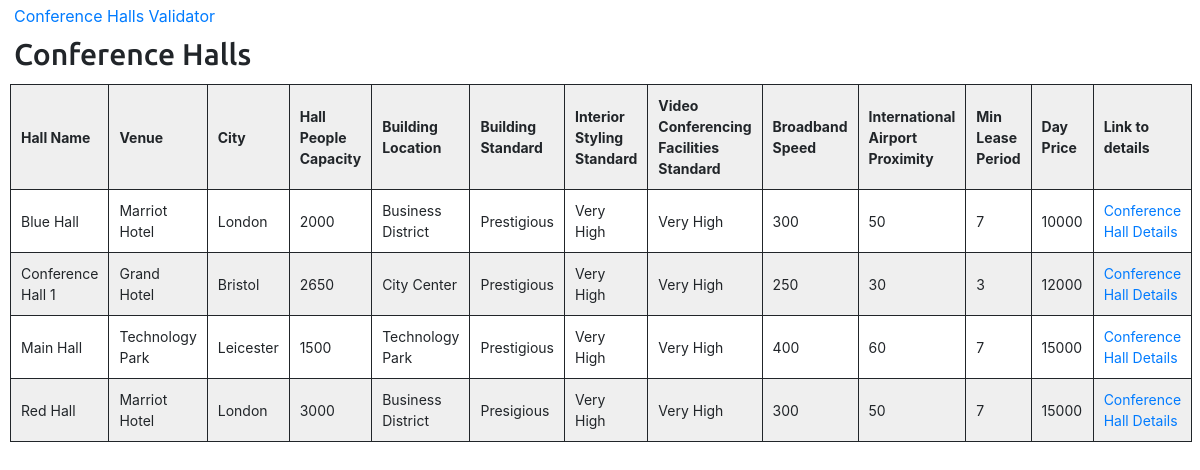
The page / on the database its author committed.
### validator/models.py (models this page shows, shortened)
class Conf_hall(models.Model):
	hall_name = models.CharField(max_length=30, db_index=True, default="")
	venue = models.CharField(max_length=30, db_index=True, default="")
	city = models.CharField(max_length=30, db_index=True, default="")
	hall_people_capacity = models.CharField(max_length=30, db_index=True, default="")
	building_location = models.CharField(max_length=30, db_index=True, default="")
	building_standard = models.CharField(max_length=30, db_index=True, default="")
	interior_styling_standard = models.CharField(max_length=30, db_index=True, default="")
	video_conferencing_facilities_standard = models.CharField(max_length=30, db_index=True, default="")
	broadband_speed = models.DecimalField(max_digits=20, decimal_places=0, default=0)
	international_airport_proximity = models.DecimalField(max_digits=20, decimal_places=0, default=0)
	minimum_lease_period = models.DecimalField(max_digits=20, decimal_places=0, default=0)
	day_price = models.DecimalField(max_digits=20, decimal_places=0, default=0)
	class Meta:
		ordering = ('hall_name',)
		verbose_name = 'conf_hall'
		verbose_name_plural = 'conf_halls'
	def get_absolute_url(self):
		return reverse('validator:conf_hall_detail', args=[self.id])

### validator/views.py (the view)
# urls.py: path('', views.conf_hall_list, name='conf_hall_list'),
def conf_hall_list(request):
	conf_hall = None
	conf_halls = Conf_hall.objects.all()
	return render(request, 'validator/conf_hall/list.html', {'conf_hall': conf_hall, 'conf_halls': conf_halls})

### validator/templates/validator/conf_hall/list.html
{% extends "validator/base.html" %}
{% load static %}
{% block content %}
	<div id="main" class="conf_hall-list">
		<h1 id="list_title_h1">Conference Halls</h1>
		<table id="list_table">
			<tr>
			  <th>Hall Name</th>
			  <th>Venue</th>
			  <th>City</th>
			  <th>Hall People Capacity</th>
			  <th>Building Location</th>
			  <th>Building Standard</th>
			  <th>Interior Styling Standard</th>
			  <th>Video Conferencing Facilities Standard</th>
			  <th>Broadband Speed</th>
			  <th>International Airport Proximity</th>
			  <th>Min Lease Period</th>
			  <th>Day Price</th>
			  <th>Link to details</th>
			</tr>
			{% for conf_hall in conf_halls %}
			<tr>
				<td>{{ conf_hall.hall_name }}</td>
				<td>{{ conf_hall.venue }}</td>
				<td>{{ conf_hall.city }}</td>
				<td>{{ conf_hall.hall_people_capacity }}</td>
				<td>{{ conf_hall.building_location }}</td>
				<td>{{ conf_hall.building_standard }}</td>
				<td>{{ conf_hall.interior_styling_standard }}</td>
				<td>{{ conf_hall.video_conferencing_facilities_standard }}</td>
				<td>{{ conf_hall.broadband_speed }}</td>
				<td>{{ conf_hall.international_airport_proximity }}</td>
				<td>{{ conf_hall.minimum_lease_period }}</td>
				<td>{{ conf_hall.day_price }}</td>
				<td><a href="{{ conf_hall.get_absolute_url }}">Conference Hall Details</a></td>
			</tr>
			{% endfor %}
		</table>
	</div>
{% endblock %}

### validator/templates/validator/base.html (shortened to what this page needs)
{% load static %}
<!DOCTYPE html>
<html>
<head>
	<link href="{% static "css/base.css" %}" rel="stylesheet">
	<link rel="stylesheet" href="https://stackpath.bootstrapcdn.com/bootstrap/4.4.1/css/bootstrap.min.css">
	{% load static %}
</head>
<body>
	<div id="base_header">
		<a href="/" class="logo">Conference Halls Validator</a>
	</div>
	<div id="content">
		{% block content %}
		{% endblock %}
	</div>
</body>
</html>

### validator/static/css/base.css (style rules this page uses)
:root { --success-color: #2ecc71; --error-color: #e74c3c; }
body { margin:0; padding:0; font-family:helvetica, sans-serif; }
h1, h2, h3, h4, h5 , h6 { font-family: 'Ubuntu', sans-serif; font-weight:normal; }
a { text-decoration:none; color:#5993bb; }
table { width:100%; border-spacing:0; border-collapse: collapse; }
table th, table td { text-align:left; font-size:14px; padding:10px; margin:0; }
tbody tr:nth-child(odd) { background:#efefef; }
#base_header { border: none; color: black; padding: 4px 14px; text-align: center; text-decoration: none; display: inline-block; font-size: 16px; }
#list_title_h1 { padding: 4px 14px; text-align: center; text-decoration: none; display: inline-block; font-size: 30px; }
table, th, td { border: 1px solid; padding:10px 20px; margin-right: 10px; margin-left: 10px; width: 70%; }

### rows shown on the page
Conf_hall: hall_name "Blue Hall", venue "Marriot Hotel", city "London", hall_people_capacity "2000", building_location "Business District", building_standard "Prestigious", interior_styling_standard "Very High", video_conferencing_facilities_standard "Very High", broadband_speed "300", international_airport_proximity "50", minimum_lease_period "7", day_price "10000"
Conf_hall: hall_name "Conference Hall 1", venue "Grand Hotel", city "Bristol", hall_people_capacity "2650", building_location "City Center", building_standard "Prestigious", interior_styling_standard "Very High", video_conferencing_facilities_standard "Very High", broadband_speed "250", international_airport_proximity "30", minimum_lease_period "3", day_price "12000"
Conf_hall: hall_name "Main Hall", venue "Technology Park", city "Leicester", hall_people_capacity "1500", building_location "Technology Park", building_standard "Prestigious", interior_styling_standard "Very High", video_conferencing_facilities_standard "Very High", broadband_speed "400", international_airport_proximity "60", minimum_lease_period "7", day_price "15000"
Conf_hall: hall_name "Red Hall", venue "Marriot Hotel", city "London", hall_people_capacity "3000", building_location "Business District", building_standard "Presigious", interior_styling_standard "Very High", video_conferencing_facilities_standard "Very High", broadband_speed "300", international_airport_proximity "50", minimum_lease_period "7", day_price "15000"
